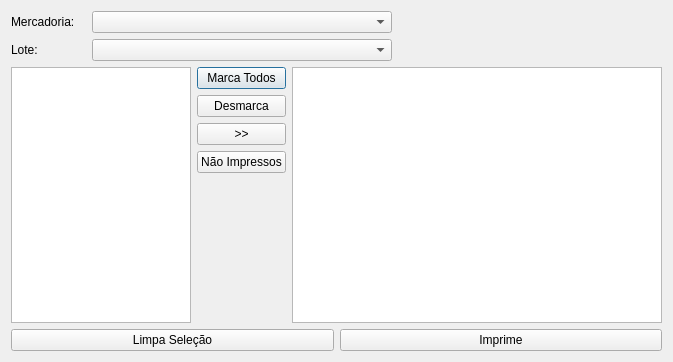
<?xml version="1.0" encoding="UTF-8"?>
<ui version="4.0">
 <class>frmImprimeEtiquetas</class>
 <widget class="QDialog" name="frmImprimeEtiquetas">
  <property name="geometry">
   <rect>
    <x>0</x>
    <y>0</y>
    <width>673</width>
    <height>362</height>
   </rect>
  </property>
  <property name="windowTitle">
   <string>Impressão de Etiquetas</string>
  </property>
  <layout class="QVBoxLayout" name="verticalLayout_3">
   <item>
    <layout class="QVBoxLayout" name="verticalLayout_2">
     <item>
      <layout class="QHBoxLayout" name="horizontalLayout">
       <item>
        <widget class="QLabel" name="label">
         <property name="minimumSize">
          <size>
           <width>75</width>
           <height>0</height>
          </size>
         </property>
         <property name="text">
          <string>Mercadoria:</string>
         </property>
        </widget>
       </item>
       <item>
        <widget class="QComboBox" name="comboBox">
         <property name="minimumSize">
          <size>
           <width>300</width>
           <height>0</height>
          </size>
         </property>
        </widget>
       </item>
       <item>
        <spacer name="horizontalSpacer">
         <property name="orientation">
          <enum>Qt::Horizontal</enum>
         </property>
         <property name="sizeHint" stdset="0">
          <size>
           <width>40</width>
           <height>20</height>
          </size>
         </property>
        </spacer>
       </item>
      </layout>
     </item>
     <item>
      <layout class="QHBoxLayout" name="horizontalLayout_2">
       <item>
        <widget class="QLabel" name="label_2">
         <property name="minimumSize">
          <size>
           <width>75</width>
           <height>0</height>
          </size>
         </property>
         <property name="text">
          <string>Lote:</string>
         </property>
        </widget>
       </item>
       <item>
        <widget class="QComboBox" name="comboBox_2">
         <property name="minimumSize">
          <size>
           <width>300</width>
           <height>0</height>
          </size>
         </property>
        </widget>
       </item>
       <item>
        <spacer name="horizontalSpacer_2">
         <property name="orientation">
          <enum>Qt::Horizontal</enum>
         </property>
         <property name="sizeHint" stdset="0">
          <size>
           <width>40</width>
           <height>20</height>
          </size>
         </property>
        </spacer>
       </item>
      </layout>
     </item>
     <item>
      <layout class="QHBoxLayout" name="horizontalLayout_3">
       <item>
        <widget class="QListView" name="listView">
         <property name="maximumSize">
          <size>
           <width>180</width>
           <height>16777215</height>
          </size>
         </property>
        </widget>
       </item>
       <item>
        <layout class="QVBoxLayout" name="verticalLayout">
         <item>
          <widget class="QPushButton" name="pushButton_2">
           <property name="text">
            <string>Marca Todos</string>
           </property>
          </widget>
         </item>
         <item>
          <widget class="QPushButton" name="pushButton_3">
           <property name="text">
            <string>Desmarca</string>
           </property>
          </widget>
         </item>
         <item>
          <widget class="QPushButton" name="pushButton">
           <property name="text">
            <string>&gt;&gt;</string>
           </property>
          </widget>
         </item>
         <item>
          <widget class="QPushButton" name="pushButton_4">
           <property name="text">
            <string>Não Impressos</string>
           </property>
          </widget>
         </item>
         <item>
          <spacer name="verticalSpacer">
           <property name="orientation">
            <enum>Qt::Vertical</enum>
           </property>
           <property name="sizeHint" stdset="0">
            <size>
             <width>20</width>
             <height>40</height>
            </size>
           </property>
          </spacer>
         </item>
        </layout>
       </item>
       <item>
        <widget class="QTableView" name="tableView"/>
       </item>
      </layout>
     </item>
     <item>
      <layout class="QHBoxLayout" name="horizontalLayout_4">
       <item>
        <widget class="QPushButton" name="pushButton_5">
         <property name="text">
          <string>Limpa Seleção</string>
         </property>
        </widget>
       </item>
       <item>
        <widget class="QPushButton" name="pushButton_6">
         <property name="text">
          <string>Imprime</string>
         </property>
        </widget>
       </item>
      </layout>
     </item>
    </layout>
   </item>
  </layout>
 </widget>
 <resources/>
 <connections/>
</ui>
